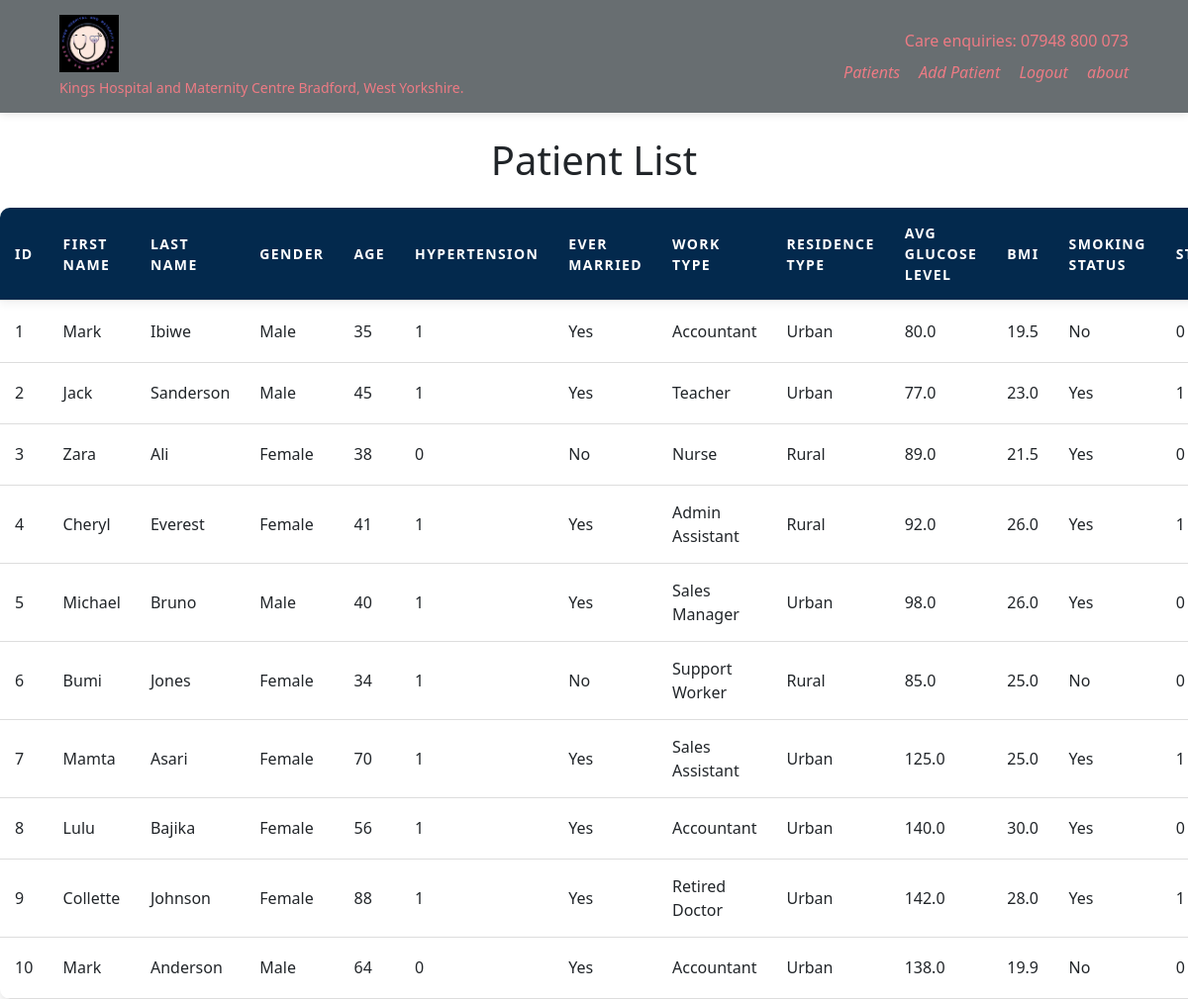
/patient (signed in), run on the app's committed database.
### myapp/models.py (models this page shows, shortened)
class Patient(db.Model):
    id = db.Column(db.Integer, primary_key=True)
    first_name = db.Column(db.String(50), nullable=False)
    last_name = db.Column(db.String(50), nullable=False)
    middle_name = db.Column(db.String(50), nullable=True)
    phone_number = db.Column(db.String(15), nullable=False)
    address = db.Column(db.String(100), nullable=False)
    gender = db.Column(db.String(6), nullable=False)  # "Male", "Female", or "Other"
    age = db.Column(db.Integer, nullable=False)
    hypertension = db.Column(db.Integer, nullable=False)  # 0 or 1
    ever_married = db.Column(db.String(3), nullable=False)  # "No" or "Yes"
    work_type = db.Column(db.String(20), nullable=False)  # Various work types
    residence_type = db.Column(db.String(5), nullable=False)  # "Rural" or "Urban"
    avg_glucose_level = db.Column(db.Float, nullable=False)
    bmi = db.Column(db.Float, nullable=False)
    smoking_status = db.Column(db.String(20), nullable=False)  # Smoking status
    stroke = db.Column(db.Integer, nullable=False)  # 0 or 1

### myapp/routes.py (the view)
@app.route("/patient", methods=["GET"])
@login_required
def patient():
    patients = Patient.query.all()
    return render_template('patient.html', patients=patients)

### myapp/models.py (called while the page is built)
@login_manager.user_loader
def load_user(user_id):
    return User.query.get(int(user_id))

### myapp/templates/Patient.html (shortened to what this page needs)
{% extends 'layout.html' %}
{% block content %}
    <h1 class="text-center mt-4 mb-4">Patient List</h1>
    <div class="table-responsive">
    <table class="container">
        <thead>
            <tr>
                <th>ID</th>
                <th>First Name</th>
                <th>Last Name</th>
                <th>Gender</th>
                <th>Age</th>
                <th>Hypertension</th>
                <th>Ever Married</th>
                <th>Work Type</th>
                <th>Residence Type</th>
                <th>Avg Glucose Level</th>
                <th>BMI</th>
                <th>Smoking Status</th>
                <th>Stroke</th>
            </tr>
        </thead>
        <tbody>
            {% for patient in patients %}
            <tr>
                <td>{{ loop.index }}</td>
                <td>{{ patient.first_name }}</td>
                <td>{{ patient.last_name }}</td>
                <td>{{ patient.gender }}</td>
                <td>{{ patient.age }}</td>
                <td>{{ patient.hypertension }}</td>
                <td>{{ patient.ever_married }}</td>
                <td>{{ patient.work_type }}</td>
                <td>{{ patient.residence_type }}</td>
                <td>{{ patient.avg_glucose_level }}</td>
                <td>{{ patient.bmi }}</td>
                <td>{{ patient.smoking_status }}</td>
                <td>{{ patient.stroke }}</td>
            </tr>
            {% endfor %}
        </tbody>
    </table>
</div>
{% endblock %}

### myapp/templates/layout.html (shortened to what this page needs)
<!DOCTYPE html>
<html lang="en">
  <head>
    <link
      href="https://cdn.jsdelivr.net/npm/bootstrap@5.0.2/dist/css/bootstrap.min.css"
      rel="stylesheet"
 />
    <link rel="stylesheet" href="{{url_for('static', filename="style.css")}}" />
  </head>
  <body>
    <div class="wrapper">
      <header class="">
        <div class="header-wrapper container">
        <div class="header-left">
          <a href="{{url_for('index')}}"
            ><img
              src="{{ url_for('static',filename='images/Kings.png') }}"
          /></a>
          <p>Kings Hospital and Maternity Centre Bradford, West Yorkshire.</p>
        </div>
        <div class="header-right">
          <div class="header-right-top">
            <span>Care enquiries: </span><span>07948 800 073</span>
          </div>
          <div class="header-right-bottom">
            <a href="{{url_for('patient')}}">Patients</a>
            <a href="{{url_for('add_patient')}}">Add Patient</a>
            {% if current_user.is_authenticated %}
            <a href="{{url_for('logout')}}">Logout</a>
            {% else %}
            <a href="{{url_for('register')}}">Register</a>
            <a href="{{url_for('login')}}">Login</a>
            {% endif %}
          <a href="{{url_for('about')}}">about</a>
          </div>
        </div>
      </div>
      </header>
    {% block content %} {% endblock %}
  </div>
  </body>
</html>

### myapp/static/style.css (style rules this page uses)
* { margin:0; padding:0; box-sizing:border-box; }
a { text-decoration: none; color:inherit; }
header { background-color: #686e71; box-shadow: 0px 2px 8px rgba(0, 0, 0, 0.1); }
.header-wrapper { color: rgb(237, 123, 132); display: flex; justify-content: space-between; align-items: center; padding: 15px 30px; }
.header-left { display: flex; flex-direction: column; align-items: flex-start; }
.header-left a { margin-bottom: 5px; }
.header-left img { width: 60px; }
.header-left p { font-size: 14px; font-weight: 500; margin: 0; }
.header-right { display: flex; flex-direction: column; align-items: flex-end; }
.header-right-top { font-size: 16px; margin-bottom: 8px; }
.header-right-bottom a { color: #ed7b84; text-decoration: none; font-weight: 500; margin-left: 15px; font-style: italic; }
table { width: 100%; border-collapse: collapse; background-color: white; box-shadow: 0 4px 8px rgba(0, 0, 0, 0.1); border-radius: 10px; overflow: hidden; animation: fadeInUp 0.8s ease; }
th, td { padding: 15px; text-align: left; border-bottom: 1px solid #ddd; transition: background-color 0.3s ease, color 0.3s ease; }
th { background-color: #03294d; color: white; text-transform: uppercase; font-weight: bold; letter-spacing: 0.1em; font-size:14px; }
td { font-size: 1rem; }
thead { box-shadow: 0 4px 8px rgba(0, 0, 0, 0.05); }

### data on the page
Patient: first_name "Mark", last_name "Ibiwe", gender "Male", age "35", hypertension "1", ever_married "Yes", work_type "Accountant", residence_type "Urban", avg_glucose_level "80.0", bmi "19.5", smoking_status "No", stroke "0"
Patient: first_name "Jack", last_name "Sanderson", gender "Male", age "45", hypertension "1", ever_married "Yes", work_type "Teacher", residence_type "Urban", avg_glucose_level "77.0", bmi "23.0", smoking_status "Yes", stroke "1"
Patient: first_name "Zara", last_name "Ali", gender "Female", age "38", hypertension "0", ever_married "No", work_type "Nurse", residence_type "Rural", avg_glucose_level "89.0", bmi "21.5", smoking_status "Yes", stroke "0"
Patient: first_name "Cheryl", last_name "Everest", gender "Female", age "41", hypertension "1", ever_married "Yes", work_type "Admin Assistant", residence_type "Rural", avg_glucose_level "92.0", bmi "26.0", smoking_status "Yes", stroke "1"
Patient: first_name "Michael", last_name "Bruno", gender "Male", age "40", hypertension "1", ever_married "Yes", work_type "Sales Manager", residence_type "Urban", avg_glucose_level "98.0", bmi "26.0", smoking_status "Yes", stroke "0"
Patient: first_name "Bumi", last_name "Jones", gender "Female", age "34", hypertension "1", ever_married "No", work_type "Support Worker", residence_type "Rural", avg_glucose_level "85.0", bmi "25.0", smoking_status "No", stroke "0"
Patient: first_name "Mamta", last_name "Asari", gender "Female", age "70", hypertension "1", ever_married "Yes", work_type "Sales Assistant", residence_type "Urban", avg_glucose_level "125.0", bmi "25.0", smoking_status "Yes", stroke "1"
Patient: first_name "Lulu", last_name "Bajika", gender "Female", age "56", hypertension "1", ever_married "Yes", work_type "Accountant", residence_type "Urban", avg_glucose_level "140.0", bmi "30.0", smoking_status "Yes", stroke "0"
Patient: first_name "Collette", last_name "Johnson", gender "Female", age "88", hypertension "1", ever_married "Yes", work_type "Retired Doctor", residence_type "Urban", avg_glucose_level "142.0", bmi "28.0", smoking_status "Yes", stroke "1"
Patient: first_name "Mark", last_name "Anderson", gender "Male", age "64", hypertension "0", ever_married "Yes", work_type "Accountant", residence_type "Urban", avg_glucose_level "138.0", bmi "19.9", smoking_status "No", stroke "0"
